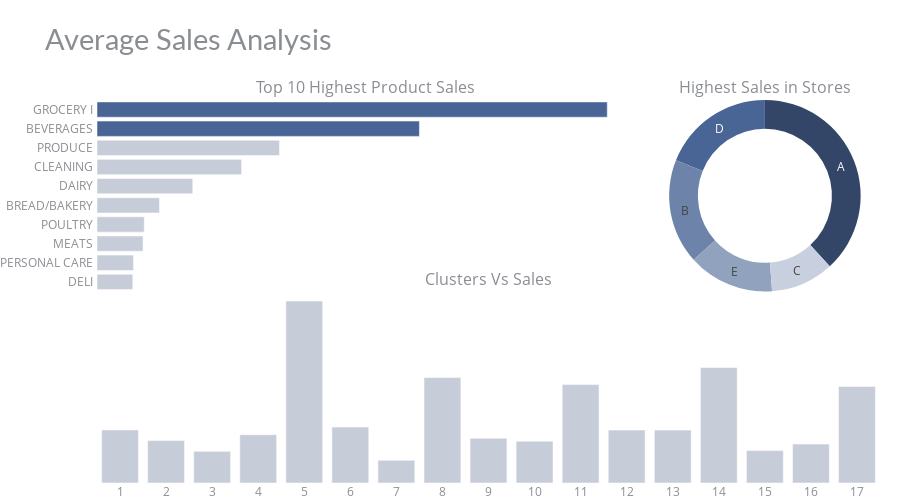

Write notebook code for a chart like this one.
### Markdown cell above
# EXPLORATARY DATA ANALYSIS

### Code cell
# Sales analysis
df_st_sa = train1.groupby('store_type').agg({"sales" : "mean"}).reset_index().sort_values(by='sales', ascending=False)
df_fa_sa = train1.groupby('family').agg({"sales" : "mean"}).reset_index().sort_values(by='sales', ascending=False)[:10]
df_cl_sa = train1.groupby('cluster').agg({"sales" : "mean"}).reset_index() 
# chart color
df_fa_sa['color'] = '#496595'
df_fa_sa['color'][2:] = '#c6ccd8'
df_cl_sa['color'] = '#c6ccd8'

# chart
fig = make_subplots(rows=2, cols=2, 
                    specs=[[{"type": "bar"}, {"type": "pie"}],
                           [{"colspan": 2}, None]],
                    column_widths=[0.7, 0.3], vertical_spacing=0, horizontal_spacing=0.02,
                    subplot_titles=("Top 10 Highest Product Sales", "Highest Sales in Stores", "Clusters Vs Sales"))

fig.add_trace(go.Bar(x=df_fa_sa['sales'], y=df_fa_sa['family'], marker=dict(color= df_fa_sa['color']),
                     name='Family', orientation='h'), 
                     row=1, col=1)
fig.add_trace(go.Pie(values=df_st_sa['sales'], labels=df_st_sa['store_type'], name='Store type',
                     marker=dict(colors=['#334668','#496595','#6D83AA','#91A2BF','#C8D0DF']), hole=0.7,
                     hoverinfo='label+percent+value', textinfo='label'), 
                    row=1, col=2)
fig.add_trace(go.Bar(x=df_cl_sa['cluster'], y=df_cl_sa['sales'], 
                     marker=dict(color= df_cl_sa['color']), name='Cluster'), 
                     row=2, col=1)

# styling
fig.update_yaxes(showgrid=False, ticksuffix=' ', categoryorder='total ascending', row=1, col=1)
fig.update_xaxes(visible=False, row=1, col=1)
fig.update_xaxes(tickmode = 'array', tickvals=df_cl_sa.cluster, ticktext=[i for i in range(1,17)], row=2, col=1)
fig.update_yaxes(visible=False, row=2, col=1)
fig.update_layout(height=500, bargap=0.2,
                  margin=dict(b=0,r=20,l=20), xaxis=dict(tickmode='linear'),
                  title_text="Average Sales Analysis",
                  template="plotly_white",
                  title_font=dict(size=29, color='#8a8d93', family="Lato, sans-serif"),
                  font=dict(color='#8a8d93'), 
                  hoverlabel=dict(bgcolor="#f2f2f2", font_size=13, font_family="Lato, sans-serif"),
                  showlegend=False)
fig.show()

### Figure 1 — Plotly figure (JSON) as saved in the notebook; plotly's stock layout.template omitted (floating-point values rounded to 4 significant figures)
{"data": [{"marker": {"color": ["#496595", "#496595", "#c6ccd8", "#c6ccd8", "#c6ccd8", "#c6ccd8", "#c6ccd8", "#c6ccd8", "#c6ccd8", "#c6ccd8"]}, "name": "Family", "orientation": "h", "type": "bar", "x": [3790.0, 2395.0, 1355.0, 1074.0, 711.2, 464.2, 351.1, 342.0, 271.2, 265.6], "xaxis": "x", "y": ["GROCERY I", "BEVERAGES", "PRODUCE", "CLEANING", "DAIRY", "BREAD/BAKERY", "POULTRY", "MEATS", "PERSONAL CARE", "DELI"], "yaxis": "y"}, {"domain": {"x": [0.706, 1], "y": [0.5, 1]}, "hole": 0.7, "hoverinfo": "label+percent+value", "labels": ["A", "D", "B", "E", "C"], "marker": {"colors": ["#334668", "#496595", "#6D83AA", "#91A2BF", "#C8D0DF"]}, "name": "Store type", "textinfo": "label", "type": "pie", "values": [708.4, 352.1, 328.3, 270.3, 197.8]}, {"marker": {"color": ["#c6ccd8", "#c6ccd8", "#c6ccd8", "#c6ccd8", "#c6ccd8", "#c6ccd8", "#c6ccd8", "#c6ccd8", "#c6ccd8", "#c6ccd8", "#c6ccd8", "#c6ccd8", "#c6ccd8", "#c6ccd8", "#c6ccd8", "#c6ccd8", "#c6ccd8"]}, "name": "Cluster", "type": "bar", "x": [1, 2, 3, 4, 5, 6, 7, 8, 9, 10, 11, 12, 13, 14, 15, 16, 17], "xaxis": "x2", "y": [327.0, 261.0, 194.9, 297.5, 1120.0, 344.3, 139.8, 649.0, 275.7, 257.0, 605.8, 325.6, 325.8, 710.9, 199.4, 239.6, 594.1], "yaxis": "y2"}], "layout": {"annotations": [{"font": {"size": 16}, "showarrow": false, "text": "Top 10 Highest Product Sales", "x": 0.343, "xanchor": "center", "xref": "paper", "y": 1, "yanchor": "bottom", "yref": "paper"}, {"font": {"size": 16}, "showarrow": false, "text": "Highest Sales in Stores", "x": 0.853, "xanchor": "center", "xref": "paper", "y": 1, "yanchor": "bottom", "yref": "paper"}, {"font": {"size": 16}, "showarrow": false, "text": "Clusters Vs Sales", "x": 0.5, "xanchor": "center", "xref": "paper", "y": 0.5, "yanchor": "bottom", "yref": "paper"}], "bargap": 0.2, "font": {"color": "#8a8d93"}, "height": 500, "hoverlabel": {"bgcolor": "#f2f2f2", "font": {"family": "Lato, sans-serif", "size": 13}}, "margin": {"b": 0, "l": 20, "r": 20}, "showlegend": false, "title": {"font": {"color": "#8a8d93", "family": "Lato, sans-serif", "size": 29}, "text": "Average Sales Analysis"}, "xaxis": {"anchor": "y", "domain": [0, 0.686], "tickmode": "linear", "visible": false}, "xaxis2": {"anchor": "y2", "domain": [0, 1], "tickmode": "array", "ticktext": [1, 2, 3, 4, 5, 6, 7, 8, 9, 10, 11, 12, 13, 14, 15, 16], "tickvals": [1, 2, 3, 4, 5, 6, 7, 8, 9, 10, 11, 12, 13, 14, 15, 16, 17]}, "yaxis": {"anchor": "x", "categoryorder": "total ascending", "domain": [0.5, 1], "showgrid": false, "ticksuffix": " "}, "yaxis2": {"anchor": "x2", "domain": [0, 0.5], "visible": false}}}
